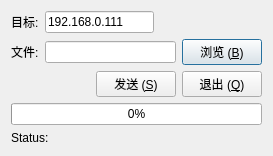
<?xml version="1.0" encoding="UTF-8"?>
<ui version="4.0">
 <class>Dialog</class>
 <widget class="QDialog" name="Dialog">
  <property name="geometry">
   <rect>
    <x>0</x>
    <y>0</y>
    <width>273</width>
    <height>137</height>
   </rect>
  </property>
  <property name="minimumSize">
   <size>
    <width>0</width>
    <height>0</height>
   </size>
  </property>
  <property name="maximumSize">
   <size>
    <width>16777215</width>
    <height>137</height>
   </size>
  </property>
  <property name="windowTitle">
   <string>Dialog</string>
  </property>
  <layout class="QGridLayout" name="gridLayout_4">
   <item row="0" column="0">
    <layout class="QGridLayout" name="gridLayout">
     <item row="0" column="0">
      <widget class="QLabel" name="label">
       <property name="text">
        <string>目标:</string>
       </property>
      </widget>
     </item>
     <item row="0" column="1">
      <widget class="QLineEdit" name="lineEditTag">
       <property name="text">
        <string>192.168.0.111</string>
       </property>
      </widget>
     </item>
     <item row="0" column="2">
      <spacer name="horizontalSpacer_3">
       <property name="orientation">
        <enum>Qt::Horizontal</enum>
       </property>
       <property name="sizeHint" stdset="0">
        <size>
         <width>40</width>
         <height>20</height>
        </size>
       </property>
      </spacer>
     </item>
    </layout>
   </item>
   <item row="1" column="0">
    <layout class="QGridLayout" name="gridLayout_2">
     <item row="0" column="0">
      <widget class="QLabel" name="label_2">
       <property name="text">
        <string>文件:</string>
       </property>
      </widget>
     </item>
     <item row="0" column="1">
      <widget class="QLineEdit" name="lineEditFile"/>
     </item>
     <item row="0" column="2">
      <widget class="QPushButton" name="pushButtonBrow">
       <property name="text">
        <string>浏览 (&amp;B)</string>
       </property>
      </widget>
     </item>
    </layout>
   </item>
   <item row="2" column="0">
    <layout class="QGridLayout" name="gridLayout_3">
     <item row="0" column="0">
      <spacer name="horizontalSpacer">
       <property name="orientation">
        <enum>Qt::Horizontal</enum>
       </property>
       <property name="sizeHint" stdset="0">
        <size>
         <width>40</width>
         <height>20</height>
        </size>
       </property>
      </spacer>
     </item>
     <item row="0" column="1">
      <widget class="QPushButton" name="pushButtonSend">
       <property name="text">
        <string>发送 (&amp;S)</string>
       </property>
      </widget>
     </item>
     <item row="0" column="2">
      <widget class="QPushButton" name="pushButtonQuit">
       <property name="text">
        <string>退出 (&amp;Q)</string>
       </property>
      </widget>
     </item>
    </layout>
   </item>
   <item row="3" column="0">
    <widget class="QProgressBar" name="progressBar">
     <property name="value">
      <number>0</number>
     </property>
    </widget>
   </item>
   <item row="4" column="0">
    <widget class="QLabel" name="labelStatus">
     <property name="text">
      <string>Status:</string>
     </property>
    </widget>
   </item>
  </layout>
 </widget>
 <layoutdefault spacing="6" margin="11"/>
 <resources/>
 <connections/>
</ui>
